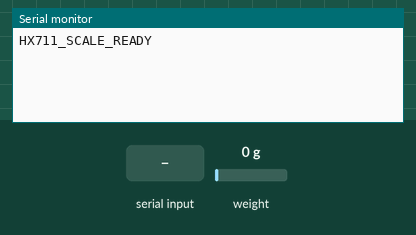
Bench run of a sketch on a simulated Arduino Uno, built with avr-gcc and run on an emulated ATmega328P. Parts: the last lines printed to the serial monitor. The test bench sets the inputs (shaded band); at power-on: weight on the scale 0 g.

Above: at 2.2 s.
2.3 s: "READ,1\n" received over Serial
At 2.9 s:
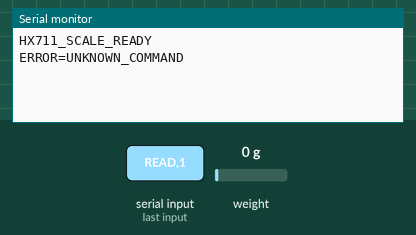
3.8 s: "READ\n" received over Serial
At 6.5 s:
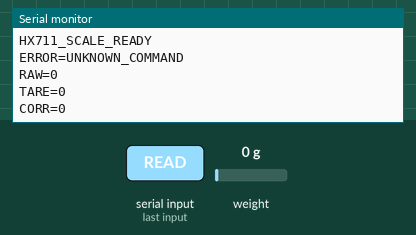
6.8 s: "TARE\n" received over Serial
At 8.7 s:
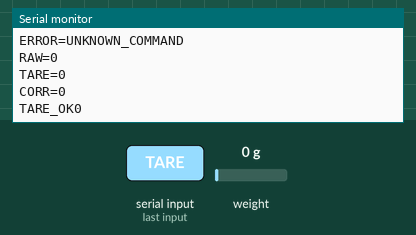
9.8 s: "WEIGHT\n" received over Serial
At 11.0 s:
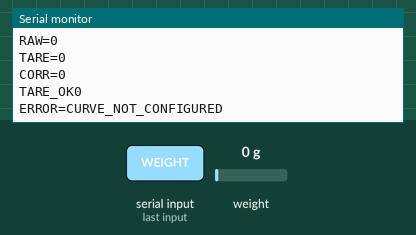
11.3 s: "INFO\n" received over Serial
At 12.3 s:
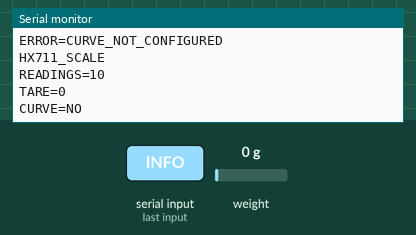
12.8 s: "SETN,\n" received over Serial
At 13.3 s:
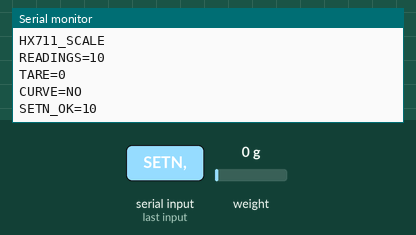

The sketch:

Calibracao_inidividual.ino
```cpp
#include <Arduino.h>
#include <math.h>
#include "HX711.h"

#define HX711_DOUT 19
#define HX711_SCK 18

HX711 scale;

int numLeituras = 10;

long long tara = 0;

// Peso(g) = A*x² + B*x + C
double A = 0.0;
double B = 0.0;
double C = 0.0;

bool curvaConfigurada = false;

long long fazerMedia(int quantidade){
  if(quantidade <= 0){
    quantidade = 1;
  }

  long double soma = 0;

  for(int i = 0; i < quantidade; i++){
    while(!scale.is_ready()){
      delay(1);
    }

    soma += scale.read();

    delay(50);
  }

  return (long long)(soma / quantidade);
}

void enviarLeitura(){
  long long bruto = fazerMedia(numLeituras);

  long long corrigido = bruto - tara;

  Serial.print("RAW=");
  Serial.println(bruto);

  Serial.print("TARE=");
  Serial.println(tara);

  Serial.print("CORR=");
  Serial.println(corrigido);
}

void fazerTara(){
  long long bruto = fazerMedia(numLeituras);

  tara = bruto;

  Serial.print("TARE_OK");
  Serial.println(tara);
}

double calcularPeso(long long leituraBruta){
  double x = (double)leituraBruta - (double)tara;

  return A*x*x + B*x + C;
}

void enviarPeso(){
  if(!curvaConfigurada){
    Serial.println("ERROR=CURVE_NOT_CONFIGURED");
    return;
  }

  long long bruto = fazerMedia(numLeituras);
  double peso = calcularPeso(bruto);

  Serial.print("RAW=");
  Serial.println(bruto);

  Serial.print("CORR=");
  Serial.println(bruto - tara);

  Serial.print("WEIGHT=");
  Serial.println(peso, 6);
}

void processarCoeficientes(String comando){
  int p1 = comando.indexOf(',');
  int p2 = comando.indexOf(',', p1 + 1);
  int p3 = comando.indexOf(',', p2 + 1);
  if(p1 < 0 || p2 < 0 || p3 < 0){
    Serial.println("ERRO=INVALID_COEF");
    return;
  }

  String textoA = comando.substring(p1 + 1, p2);
  String textoB = comando.substring(p2 + 1, p3);
  String textoC = comando.substring(p3 + 1);

  A = textoA.toDouble();
  B = textoA.toDouble();
  C = textoA.toDouble();

  curvaConfigurada = true;

  Serial.println("COEF_OK");

  Serial.print("A=");
  Serial.print(A, 15);

  Serial.print("B=");
  Serial.println(B, 15);

  Serial.print("C=");
  Serial.println(C, 15);
}

void processarNumeroLeituras(String comando){
  int separador = comando.indexOf(',');

  if(separador < 0){
    Serial.println("ERROR=INVALID_SETN");
    return;
  }

  String valor = comando.substring(separador + 1);

  int novoNumero = valor.toInt();

  if(novoNumero < 1){
    Serial.print("SETN_OK=");
    Serial.println(numLeituras);
  }
}

void processarComando(String comando){
  comando.trim();

  if(comando.length() == 0){
    return;
  }

  if(comando == "READ"){
    enviarLeitura();
  }
  else if(comando == "TARE"){
    fazerTara();
  }
  else if(comando == "WEIGHT"){
    enviarPeso();
  }
  else if(comando == "INFO"){
    Serial.println("HX711_SCALE");

    Serial.print("READINGS=");
    Serial.println(numLeituras);

    Serial.print("TARE=");
    Serial.println(tara);

    Serial.print("CURVE=");
    Serial.println(curvaConfigurada ? "YES":"NO");
  }
  else if(comando.startsWith("SETN,")){
    processarNumeroLeituras(comando);
  }
  else if(comando.startsWith("COEF,")){
    processarCoeficientes(comando);
  }
  else{
    Serial.println("ERROR=UNKNOWN_COMMAND");
  }
}

void setup(){
  Serial.begin(115200);

  delay(1000);

  scale.begin(HX711_DOUT, HX711_SCK);
  Serial.println("HX711_SCALE_READY");
}

void loop(){
  if(Serial.available()){
    String comando = Serial.readStringUntil('\n');

    processarComando(comando);
  }
}
```

Measured:
- after the input at 2.3 s, the serial monitor: prints a new line at once (image 1)
- after the input at 3.8 s, the serial monitor: prints a new line after 1.5 s (image 2)
- after the input at 6.8 s, the serial monitor: prints a new line after 1.5 s (image 3)
- after the input at 9.8 s, the serial monitor: prints a new line at once (image 4)
- after the input at 11.3 s, the serial monitor: prints a new line at once (image 5)
- after the input at 12.8 s, the serial monitor: prints a new line at once (image 6)
